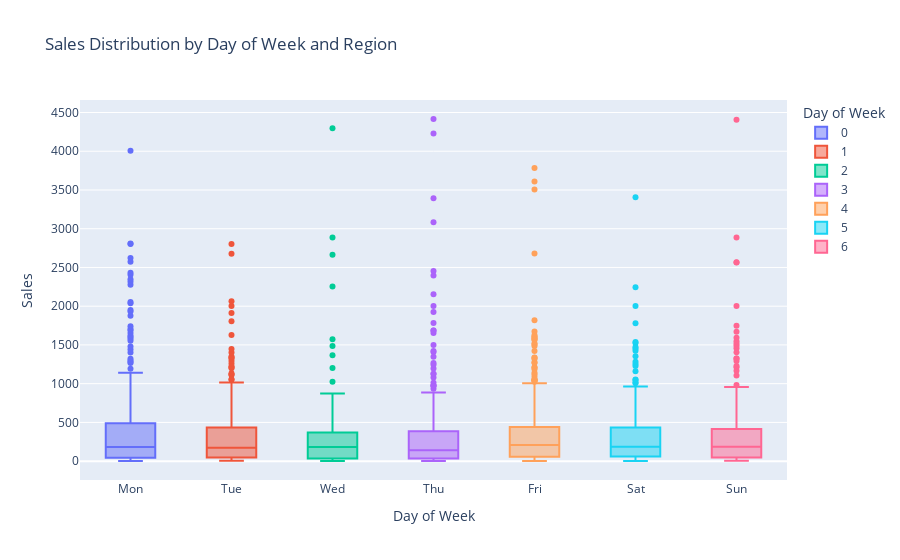

This figure's notebook cell:
### Markdown cell above
## L’impact de la saisonnalité

### Code cell
# Ajouter une colonne pour le jour de la semaine
df['Day of Week'] = df['Order Date'].dt.dayofweek

# Créer un boxplot des ventes par jour de la semaine et par région
fig = px.box(df, x='Day of Week', y='Sales', color='Day of Week', title='Sales Distribution by Day of Week and Region')
fig.update_xaxes(title_text='Day of Week', tickmode='array', tickvals=list(range(7)), 
                 ticktext=['Mon', 'Tue', 'Wed', 'Thu', 'Fri', 'Sat', 'Sun'])
fig.update_yaxes(title_text='Sales')
fig.show()

### Figure 1 — Plotly figure (JSON) as saved in the notebook; plotly's stock layout.template omitted (floating-point values rounded to 4 significant figures; data arrays with more than 128 entries replaced by an {"elided": "..."} marker saying what was removed)
{"data": [{"alignmentgroup": "True", "hovertemplate": "Day of Week=%{x}<br>Sales=%{y}<extra></extra>", "legendgroup": "0", "marker": {"color": "#636efa"}, "name": "0", "notched": false, "offsetgroup": "0", "orientation": "v", "showlegend": true, "type": "box", "x": {"elided": "476 int values"}, "x0": " ", "xaxis": "x", "y": {"elided": "476 float values"}, "y0": " ", "yaxis": "y"}, {"alignmentgroup": "True", "hovertemplate": "Day of Week=%{x}<br>Sales=%{y}<extra></extra>", "legendgroup": "1", "marker": {"color": "#EF553B"}, "name": "1", "notched": false, "offsetgroup": "1", "orientation": "v", "showlegend": true, "type": "box", "x": {"elided": "333 int values"}, "x0": " ", "xaxis": "x", "y": {"elided": "333 float values"}, "y0": " ", "yaxis": "y"}, {"alignmentgroup": "True", "hovertemplate": "Day of Week=%{x}<br>Sales=%{y}<extra></extra>", "legendgroup": "2", "marker": {"color": "#00cc96"}, "name": "2", "notched": false, "offsetgroup": "2", "orientation": "v", "showlegend": true, "type": "box", "x": {"elided": "239 int values"}, "x0": " ", "xaxis": "x", "y": {"elided": "239 float values"}, "y0": " ", "yaxis": "y"}, {"alignmentgroup": "True", "hovertemplate": "Day of Week=%{x}<br>Sales=%{y}<extra></extra>", "legendgroup": "3", "marker": {"color": "#ab63fa"}, "name": "3", "notched": false, "offsetgroup": "3", "orientation": "v", "showlegend": true, "type": "box", "x": {"elided": "395 int values"}, "x0": " ", "xaxis": "x", "y": {"elided": "395 float values"}, "y0": " ", "yaxis": "y"}, {"alignmentgroup": "True", "hovertemplate": "Day of Week=%{x}<br>Sales=%{y}<extra></extra>", "legendgroup": "4", "marker": {"color": "#FFA15A"}, "name": "4", "notched": false, "offsetgroup": "4", "orientation": "v", "showlegend": true, "type": "box", "x": {"elided": "439 int values"}, "x0": " ", "xaxis": "x", "y": {"elided": "439 float values"}, "y0": " ", "yaxis": "y"}, {"alignmentgroup": "True", "hovertemplate": "Day of Week=%{x}<br>Sales=%{y}<extra></extra>", "legendgroup": "5", "marker": {"color": "#19d3f3"}, "name": "5", "notched": false, "offsetgroup": "5", "orientation": "v", "showlegend": true, "type": "box", "x": {"elided": "384 int values"}, "x0": " ", "xaxis": "x", "y": {"elided": "384 float values"}, "y0": " ", "yaxis": "y"}, {"alignmentgroup": "True", "hovertemplate": "Day of Week=%{x}<br>Sales=%{y}<extra></extra>", "legendgroup": "6", "marker": {"color": "#FF6692"}, "name": "6", "notched": false, "offsetgroup": "6", "orientation": "v", "showlegend": true, "type": "box", "x": {"elided": "421 int values"}, "x0": " ", "xaxis": "x", "y": {"elided": "421 float values"}, "y0": " ", "yaxis": "y"}], "layout": {"boxmode": "overlay", "legend": {"title": {"text": "Day of Week"}, "tracegroupgap": 0}, "title": {"text": "Sales Distribution by Day of Week and Region"}, "xaxis": {"anchor": "y", "categoryarray": [0, 1, 2, 3, 4, 5, 6], "categoryorder": "array", "domain": [0, 1], "tickmode": "array", "ticktext": ["Mon", "Tue", "Wed", "Thu", "Fri", "Sat", "Sun"], "tickvals": [0, 1, 2, 3, 4, 5, 6], "title": {"text": "Day of Week"}}, "yaxis": {"anchor": "x", "domain": [0, 1], "title": {"text": "Sales"}}}}
